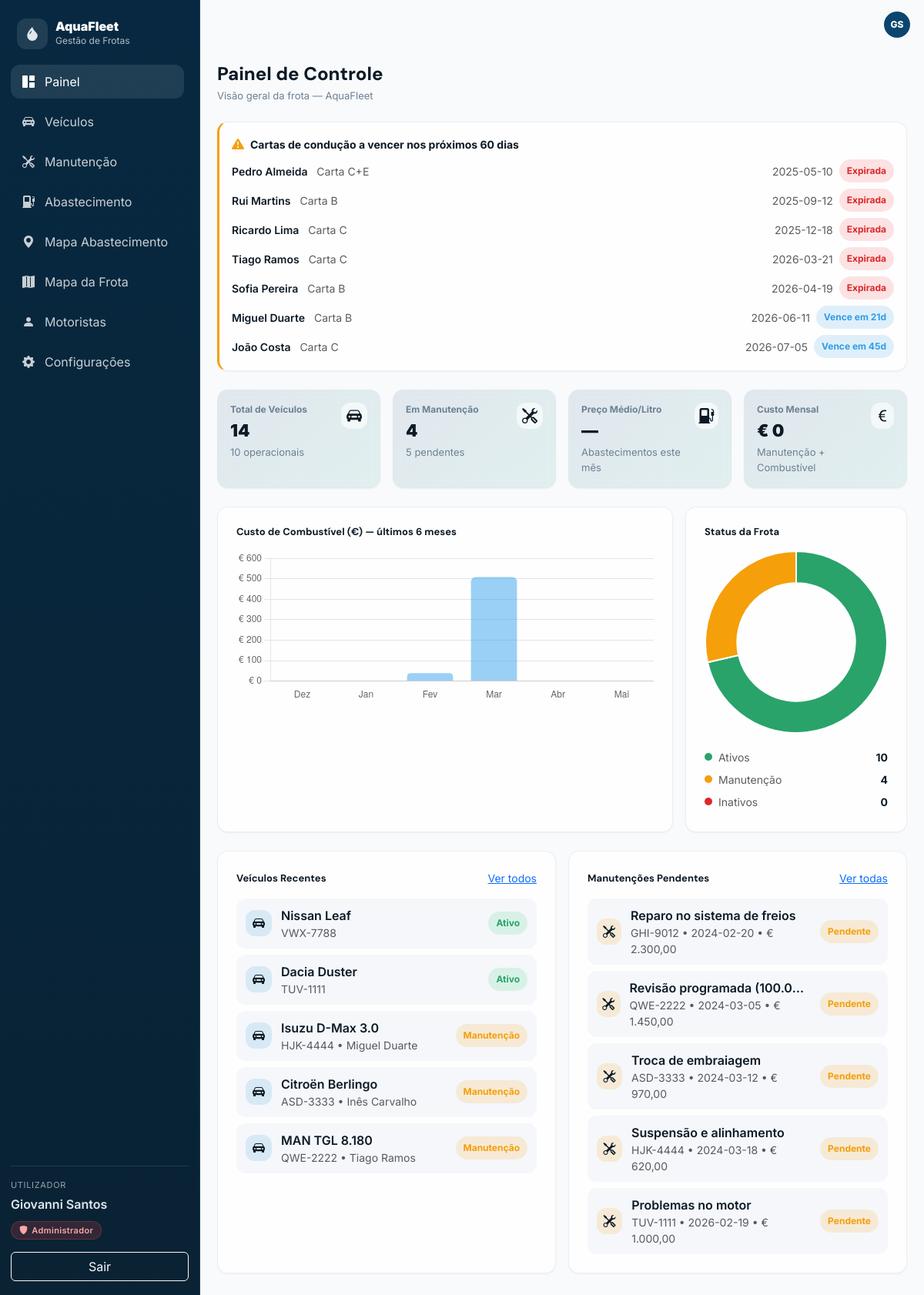
The page /index.php (signed in) on the database as committed earlier.
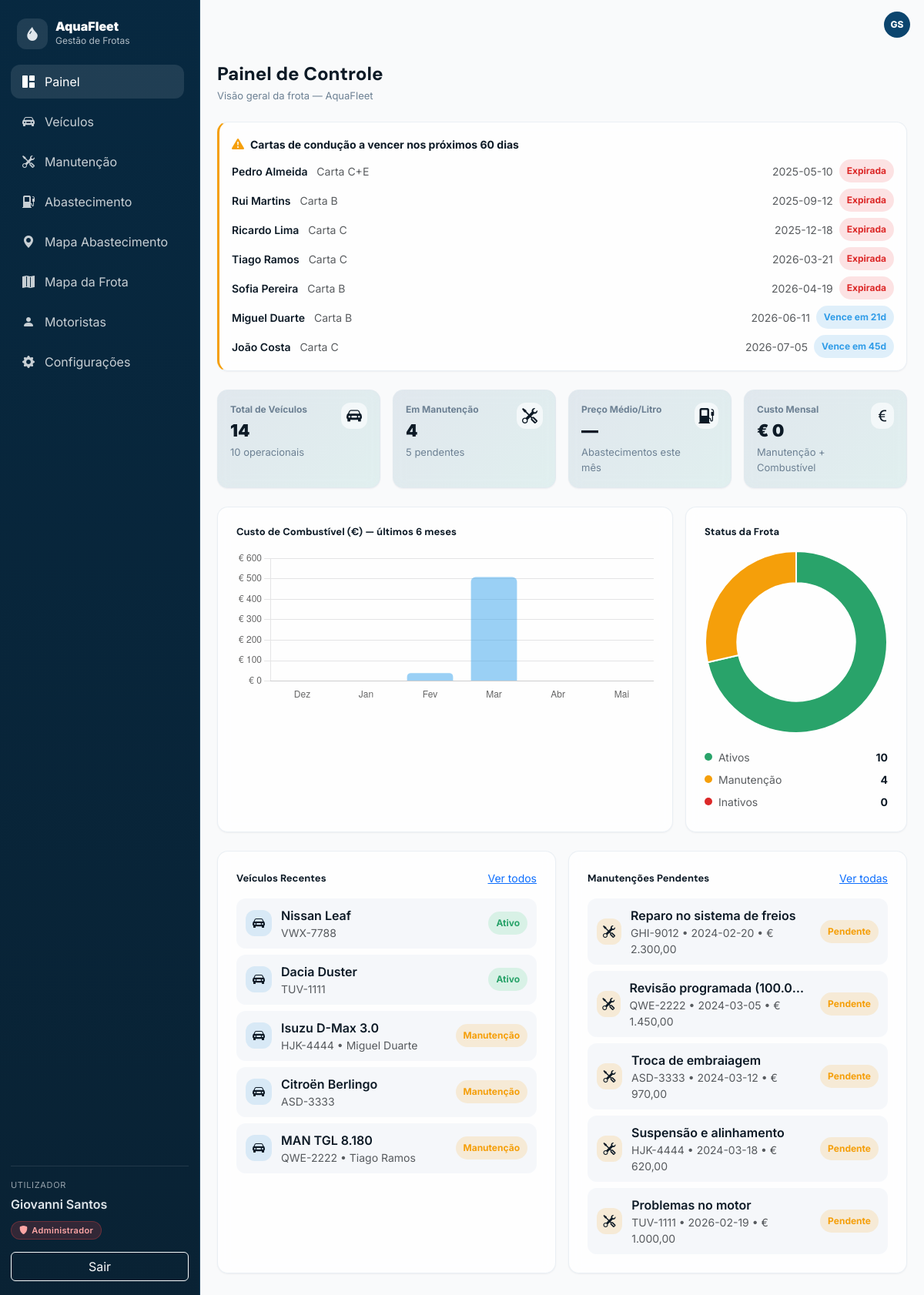
The same page on the database as committed later.
### tables this page shows
CREATE TABLE `motoristas` (
  `id` int(10) UNSIGNED NOT NULL,
  `nome` varchar(120) NOT NULL,
  `cc` varchar(20) DEFAULT NULL,
  `nif` varchar(20) DEFAULT NULL,
  `carta_numero` varchar(30) DEFAULT NULL,
  `carta_categoria` varchar(10) DEFAULT NULL,
  `carta_validade` date DEFAULT NULL,
  `telefone` varchar(30) DEFAULT NULL,
  `email` varchar(120) DEFAULT NULL,
  `status` enum('Ativo','Inativo') NOT NULL DEFAULT 'Ativo',
  `desde` date DEFAULT NULL,
  `viagens` int(11) NOT NULL DEFAULT 0,
  `viatura_id` int(10) UNSIGNED DEFAULT NULL,
  `criado_em` timestamp NOT NULL DEFAULT current_timestamp()
);

CREATE TABLE `viaturas` (
  `id` int(10) UNSIGNED NOT NULL,
  `matricula` varchar(20) NOT NULL,
  `marca_modelo` varchar(120) NOT NULL,
  `tipo` enum('Ligeiro','Pick-up','Carrinha','Camião','Elétrico','Outro') NOT NULL DEFAULT 'Ligeiro',
  `combustivel` enum('Diesel','Gasolina','Elétrico','Híbrido','Outro') NOT NULL DEFAULT 'Diesel',
  `quilometragem` int(10) UNSIGNED NOT NULL DEFAULT 0,
  `estado` enum('Disponível','Atribuída','Em Manutenção','Inativo') NOT NULL DEFAULT 'Disponível',
  `observacoes` text DEFAULT NULL,
  `infraestrutura_id` int(11) DEFAULT NULL,
  `criado_em` timestamp NOT NULL DEFAULT current_timestamp(),
  `atualizado_em` timestamp NOT NULL DEFAULT current_timestamp() ON UPDATE current_timestamp()
);

CREATE TABLE `manutencoes` (
  `id` int(10) UNSIGNED NOT NULL,
  `viatura_id` int(10) UNSIGNED NOT NULL,
  `tipo` enum('Preventiva','Corretiva','Inspeção','Pneus','Óleo','Outro') NOT NULL DEFAULT 'Outro',
  `descricao` varchar(255) NOT NULL,
  `data_inicio` date NOT NULL,
  `data_fim` date DEFAULT NULL,
  `custo` decimal(10,2) DEFAULT NULL,
  `oficina` varchar(120) DEFAULT NULL,
  `status` enum('Agendada','Pendente','Em andamento','Concluída','Cancelada') NOT NULL DEFAULT 'Agendada',
  `criado_em` timestamp NOT NULL DEFAULT current_timestamp()
);

### index.php (the view, shortened to what the changed rows need)
<?php
require_once __DIR__ . "/inc/database.php";
require_once __DIR__ . "/inc/header.php";
function h($s) { return htmlspecialchars((string)$s, ENT_QUOTES, 'UTF-8'); }
$totalVeiculos = 0; $emManutencao = 0; $ativos = 0; $inativos = 0;
$r = mysqli_query($ligacao, "SELECT estado, COUNT(*) AS n FROM viaturas GROUP BY estado");
if ($r) while ($row = mysqli_fetch_assoc($r)) {
  $e = $row['estado'];
  if (in_array($e, ['Disponível','Atribuída'], true)) $ativos        += (int)$row['n'];
  elseif ($e === 'Em Manutenção')                     $emManutencao  += (int)$row['n'];
  elseif ($e === 'Inativo')                           $inativos      += (int)$row['n'];
}
$fuelData = [];
for ($i = 5; $i >= 0; $i--) {
  $mes = date('Y-m', strtotime("-$i months"));
  $meses_pt = ['Jan','Fev','Mar','Abr','Mai','Jun','Jul','Ago','Set','Out','Nov','Dez'];
  $label = $meses_pt[(int)date('m', strtotime("-$i months")) - 1];
  $r = mysqli_query($ligacao,
    "SELECT COALESCE(SUM(total),0) AS total FROM abastecimentos
     WHERE DATE_FORMAT(data_abastecimento,'%Y-%m')='$mes'"
  );
  $val = $r ? (float)(mysqli_fetch_assoc($r)['total'] ?? 0) : 0;
  $fuelData[] = ['month' => $label, 'value' => round($val, 2)];
}
$statusData = [
  ['name' => 'Ativos',     'value' => $ativos,       'color' => 'hsl(152, 60%, 40%)'],
  ['name' => 'Manutenção', 'value' => $emManutencao, 'color' => 'hsl(38, 92%, 50%)'],
  ['name' => 'Inativos',   'value' => $inativos,     'color' => 'hsl(0, 72%, 51%)'],
];
$recentRes = mysqli_query($ligacao,
  "SELECT v.id, v.matricula, v.marca_modelo, v.estado,
          m.nome AS motorista_nome
   FROM viaturas v
   LEFT JOIN motoristas m ON m.viatura_id = v.id AND m.status='Ativo'
   ORDER BY v.id DESC LIMIT 5"
);
$upcoming = [];
$manRes = mysqli_query($ligacao,
  "SELECT m.id, m.descricao, m.data_inicio, m.custo, m.status, v.matricula
   FROM manutencoes m
   LEFT JOIN viaturas v ON v.id = m.viatura_id
   WHERE m.status IN ('Agendada','Em andamento','Pendente')
   ORDER BY m.data_inicio ASC LIMIT 5"
);
if ($manRes) while ($row = mysqli_fetch_assoc($manRes)) $upcoming[] = $row;
$alertasCarta = [];
$limite60 = date('Y-m-d', strtotime('+60 days'));
$alertaRes = mysqli_query($ligacao,
  "SELECT nome, carta_categoria, carta_validade,
          DATEDIFF(carta_validade, CURDATE()) AS dias_restantes
   FROM motoristas
   WHERE status='Ativo'
     AND carta_validade IS NOT NULL
     AND carta_validade <= '$limite60'
   ORDER BY carta_validade ASC"
);
if ($alertaRes) while ($row = mysqli_fetch_assoc($alertaRes)) $alertasCarta[] = $row;
function badgeEstadoDashboard($estado) {
  $estado = trim((string)$estado);
  if ($estado === 'Disponível')    return '<span class="badge-pill badge-success-soft">Ativo</span>';
  if ($estado === 'Em Manutenção') return '<span class="badge-pill badge-warning-soft">Manutenção</span>';
  return '<span class="badge-pill badge-info-soft">'.h($estado).'</span>';
}
?>
<div class="mb-4">
  <h1 class="page-title">Painel de Controle</h1>
</div>
<?php if (count($alertasCarta) > 0): ?>
<div class="glass-card p-3 mb-4" style="border-left: 3px solid hsl(38,92%,50%);">
  <div class="vstack gap-2">
    <?php foreach ($alertasCarta as $a): ?>
      <?php
        $dias = (int)$a['dias_restantes'];
        $cor  = $dias <= 0 ? 'badge-danger-soft' : ($dias <= 15 ? 'badge-warning-soft' : 'badge-info-soft');
        $txt  = $dias <= 0 ? 'Expirada' : "Vence em {$dias}d";
      ?>
      <div class="d-flex align-items-center justify-content-between gap-2 small">
        <div>
          <span class="fw-semibold"><?php echo h($a['nome']); ?></span>
          <span class="text-muted ms-2">Carta <?php echo h($a['carta_categoria'] ?? '—'); ?></span>
        </div>
        <div class="d-flex align-items-center gap-2">
          <span class="text-muted"><?php echo h($a['carta_validade']); ?></span>
          <span class="badge-pill <?php echo $cor; ?>"><?php echo $txt; ?></span>
        </div>
      </div>
    <?php endforeach; ?>
  </div>
</div>
<?php endif; ?>
<div class="row g-3 mb-4">
  <div class="col-12 col-lg-4">
    <div class="glass-card p-4 h-100">
      <div class="mt-3">
        <?php foreach ($statusData as $s): ?>
          <div class="d-flex align-items-center justify-content-between small py-1">
            <div class="d-flex align-items-center gap-2">
              <span class="legend-dot" style="background:<?php echo h($s['color']); ?>;"></span>
              <span class="text-muted"><?php echo h($s['name']); ?></span>
            </div>
            <strong><?php echo (int)$s['value']; ?></strong>
          </div>
        <?php endforeach; ?>
      </div>
    </div>
  </div>
</div>
<div class="row g-3">
  <div class="col-12 col-lg-6">
    <div class="glass-card p-4 h-100">
      <div class="vstack gap-2">
        <?php if ($recentRes && mysqli_num_rows($recentRes) > 0): ?>
          <?php while ($v = mysqli_fetch_assoc($recentRes)): ?>
            <a class="list-row" href="viaturas/show.php?id=<?php echo (int)$v['id']; ?>">
              <div class="list-ico"><i class="bi bi-car-front-fill"></i></div>
              <div class="flex-grow-1 min-w-0">
                <div class="fw-semibold text-truncate"><?php echo h($v['marca_modelo']); ?></div>
                <div class="small text-muted">
                  <?php echo h($v['matricula']); ?>
                  <?php if (!empty($v['motorista_nome'])): ?>
                    • <?php echo h($v['motorista_nome']); ?>
                  <?php endif; ?>
                </div>
              </div>
              <?php echo badgeEstadoDashboard($v['estado']); ?>
            </a>
          <?php endwhile; ?>
        <?php else: ?>
          <div class="text-muted small">Sem veículos para mostrar.</div>
        <?php endif; ?>
      </div>
    </div>
  </div>
  <div class="col-12 col-lg-6">
    <div class="glass-card p-4 h-100">
      <div class="vstack gap-2">
        <?php if (count($upcoming) > 0): ?>
          <?php foreach ($upcoming as $m): ?>
            <div class="list-row no-link">
              <div class="list-ico warn"><i class="bi bi-tools"></i></div>
              <div class="flex-grow-1 min-w-0">
                <div class="fw-semibold text-truncate"><?php echo h($m['descricao'] ?? 'Manutenção'); ?></div>
                <div class="small text-muted">
                  <?php echo h($m['matricula'] ?? '-'); ?> •
                  <?php echo h($m['data_inicio'] ?? '-'); ?> •
                  € <?php echo number_format((float)($m['custo'] ?? 0), 2, ',', '.'); ?>
                </div>
              </div>
              <?php
                $st    = (string)($m['status'] ?? '');
                $pill  = 'badge-info-soft'; $label = 'Agendada';
                if (stripos($st, 'andamento') !== false) { $pill = 'badge-warning-soft'; $label = 'Em andamento'; }
                elseif ($st === 'Pendente')               { $pill = 'badge-warning-soft'; $label = 'Pendente'; }
              ?>
              <span class="badge-pill <?php echo $pill; ?>"><?php echo $label; ?></span>
            </div>
          <?php endforeach; ?>
        <?php else: ?>
          <div class="text-muted small">Sem manutenções pendentes.</div>
        <?php endif; ?>
      </div>
    </div>
  </div>
</div>
<script>
  const fuelData   = <?php echo json_encode($fuelData,   JSON_UNESCAPED_UNICODE); ?>;
  const statusData = <?php echo json_encode($statusData, JSON_UNESCAPED_UNICODE); ?>;
  new Chart(document.getElementById('fuelBarChart'), {
    type: 'bar',
    data: {
      labels: fuelData.map(x => x.month),
      datasets: [{
        label: 'Custo',
        data: fuelData.map(x => x.value),
        borderRadius: 6
      }]
    },
    options: {
      responsive: true,
      plugins: {
        legend: { display: false },
        tooltip: {
          callbacks: { label: (ctx) => '€ ' + Number(ctx.raw).toLocaleString('pt-PT') }
        }
      },
      scales: {
        x: { grid: { display: false } },
        y: { ticks: { callback: (v) => '€ ' + Number(v).toLocaleString('pt-PT') } }
      }
    }
  });
  new Chart(document.getElementById('statusDonut'), {
    type: 'doughnut',
    data: {
      labels: statusData.map(x => x.name),
      datasets: [{
        data: statusData.map(x => x.value),
        backgroundColor: statusData.map(x => x.color),
        borderWidth: 2,
        hoverOffset: 4,
        cutout: '65%'
      }]
    },
    options: { plugins: { legend: { display: false } } }
  });
</script>
<?php
require_once __DIR__ . "/inc/footer.php";
?>

Rows that differ between the two databases and show on the page:
no longer on this page (row edited): motoristas: viatura.marca_modelo "Citroën Berlingo", viatura.matricula "ASD-3333", nome "Inês Carvalho", shows "Manutenção"
now on this page (row unchanged): viaturas: marca_modelo "Citroën Berlingo", matricula "ASD-3333", estado "Manutenção"
